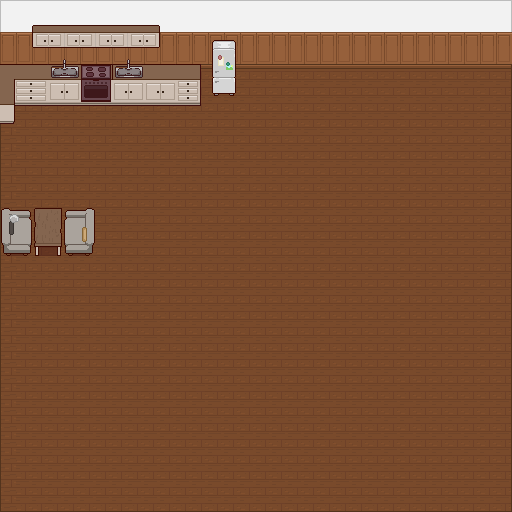

Below is a game level as drawn by its tile map, then a one-line description and the .tmx that defines it (tile-layer data replaced by summaries):
An orthogonal 32x32 tile map with 16x16 px tiles, 2 tile layers (Floor, tiles), 1 hidden layer not drawn, 7 tilesets and 25 objects (3x table, 2x sink, order, gas-stove, fridge, ...).

<map version="1.10" tiledversion="1.11.2" orientation="orthogonal" renderorder="right-down" width="32" height="32" tilewidth="16" tileheight="16" infinite="0" nextlayerid="6" nextobjectid="33">
 <tileset firstgid="1" name="cabinets_LRK" tilewidth="16" tileheight="16" tilecount="1175" columns="47">
  <image source="../assets/pixelinterior_LRK/cabinets_LRK.png" width="752" height="405" />
 </tileset>
 <tileset firstgid="1176" name="decorations_LRK" tilewidth="16" tileheight="16" tilecount="120" columns="12">
  <image source="../assets/pixelinterior_LRK/decorations_LRK.png" width="192" height="160" />
 </tileset>
 <tileset firstgid="1296" name="doorswindowsstairs_LRK" tilewidth="16" tileheight="16" tilecount="1175" columns="47">
  <image source="../assets/pixelinterior_LRK/cabinets_LRK.png" width="752" height="405" />
 </tileset>
 <tileset firstgid="2471" name="floorswalls_LRK" tilewidth="16" tileheight="16" tilecount="224" columns="14">
  <image source="../assets/pixelinterior_LRK/floorswalls_LRK.png" width="224" height="256" />
 </tileset>
 <tileset firstgid="2695" name="kitchen_LRK" tilewidth="16" tileheight="16" tilecount="650" columns="26">
  <image source="../assets/pixelinterior_LRK/kitchen_LRK.png" width="416" height="400" />
 </tileset>
 <tileset firstgid="3345" name="livingroom_LRK" tilewidth="16" tileheight="16" tilecount="1014" columns="39">
  <image source="../assets/pixelinterior_LRK/livingroom_LRK.png" width="624" height="416" />
 </tileset>
 <tileset firstgid="4359" source="../assets/pixelinterior_LRK/kitchen_LRK.tsx" />
 <layer id="2" name="Floor" width="32" height="32">
  <data>[1024 cells, 1024 non-empty, 17 distinct tile ids]</data>
 </layer>
 <layer id="3" name="tiles" width="32" height="32">
  <data>[1024 cells, 130 non-empty, 100 distinct tile ids]</data>
 </layer>
 <layer id="5" name="active tiles" width="32" height="32" visible="0">
  <data>[1024 cells, 10 non-empty, 8 distinct tile ids]</data>
 </layer>
 <objectgroup id="4" name="collisions">
  <object id="1" name="order" x="34.1665" y="208.432" width="27.5" height="47.2349" />
  <object id="2" x="-0.5835" y="96.5682" width="14.75" height="8.5" />
  <object id="3" x="-0.2085" y="79.8182" width="14.75" height="16.75" />
  <object id="4" x="0.0415" y="64.6932" width="15.25" height="15.25" />
  <object id="7" name="table" x="144.541" y="64.6932" width="15.1667" height="14.75" />
  <object id="8" name="table" x="160.391" y="64.6932" width="15.15" height="14.5" />
  <object id="9" name="table" x="176.291" y="64.6932" width="23.25" height="14.5" />
  <object id="10" name="sink" x="49.0415" y="64.4432" width="30.8431" height="15.25" />
  <object id="11" name="sink" x="112.494" y="64.4432" width="31.0469" height="15.25" />
  <object id="12" name="gas-stove" x="16.3483" y="63.7585" width="31.4375" height="16.0502" />
  <object id="14" x="-0.3335" y="105.318" width="14.75" height="18.25" />
  <object id="15" x="15.4165" y="25.3182" width="65" height="24.75" />
  <object id="16" x="112.666" y="25.0682" width="87.25" height="25.25" />
  <object id="17" name="fridge" x="211.916" y="40.8182" width="24.25" height="55.25" />
  <object id="18" x="0.1665" y="208.523" width="33.75" height="47.1136" />
  <object id="19" x="62.0415" y="208.375" width="33.75" height="47.3182" />
  <object id="20" x="-21.4168" y="0.06825" width="21" height="511.667" />
  <object id="21" x="511.25" y="-0.431917" width="22" height="512.167" />
  <object id="22" x="-20.966" y="-20.194" width="554.667" height="19.7503" />
  <object id="23" x="-20.083" y="512.777" width="553.333" height="19.7503" />
  <object id="24" x="238.583" y="0.276417" width="271.333" height="66.084" />
  <object id="25" name="player" x="92" y="163">
   <point />
  </object>
  <object id="27" x="-20.6667" y="256.667" width="555.333" height="50" />
  <object id="30" x="240.99" y="-19.3427" width="95.334" height="326" />
  <object id="32" name="cooking_place" x="81.0326" y="64" width="30.0924" height="28.7841" />
 </objectgroup>
</map>
